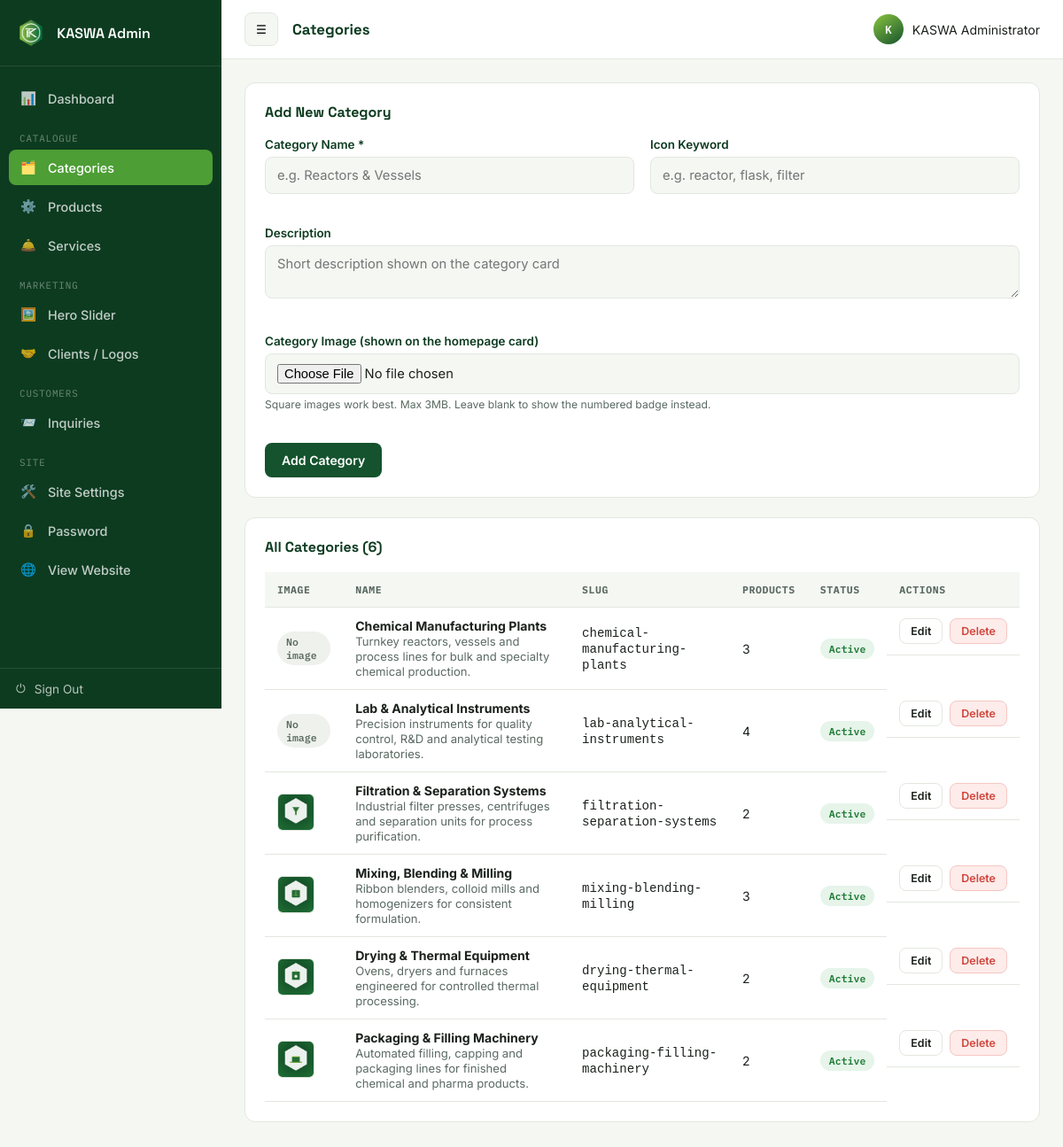
Screenshot of /admin/categories.php (signed in) with the database file from the repository.
### tables this page shows
CREATE TABLE `categories` (
  `id` int(11) NOT NULL,
  `name` varchar(150) NOT NULL,
  `slug` varchar(160) NOT NULL,
  `description` text DEFAULT NULL,
  `icon` varchar(100) DEFAULT 'flask',
  `image` varchar(255) DEFAULT NULL,
  `sort_order` int(11) DEFAULT 0,
  `status` tinyint(1) DEFAULT 1,
  `created_at` timestamp NOT NULL DEFAULT current_timestamp()
);

### admin/categories.php (the view, shortened to what this page needs)
<?php
require_once __DIR__ . '/includes/auth.php';
$categories = $pdo->query("SELECT c.*, (SELECT COUNT(*) FROM products p WHERE p.category_id = c.id) AS product_count
                            FROM categories c ORDER BY c.sort_order ASC")->fetchAll();
require_once __DIR__ . '/includes/page-head.php';
?>
<div class="card">
    <div class="card-head"><h3>Add New Category</h3></div>
    <form method="post" enctype="multipart/form-data">
        <div class="form-grid">
            <div class="form-group"><label>Category Name *</label><input type="text" name="name" required placeholder="e.g. Reactors & Vessels"></div>
            <div class="form-group"><label>Icon Keyword</label><input type="text" name="icon" placeholder="e.g. reactor, flask, filter"></div>
            <div class="form-group full"><label>Description</label><textarea name="description" rows="2" placeholder="Short description shown on the category card"></textarea></div>
            <div class="form-group full">
                <label>Category Image (shown on the homepage card)</label>
                <input type="file" name="image" accept=".jpg,.jpeg,.png,.webp" data-preview="#catImgPreview">
                <p class="hint">Square images work best. Max 3MB. Leave blank to show the numbered badge instead.</p>
            </div>
        </div>
        <div class="form-actions"><button type="submit" name="add_category" class="btn btn-primary">Add Category</button></div>
    </form>
</div>
<div class="card">
    <div class="card-head"><h3>All Categories (<?= count($categories) ?>)</h3></div>
    <?php if (empty($categories)): ?>
        <div class="empty-state"><div class="icon">🗂️</div>No categories yet. Add your first one above.</div>
    <?php else: ?>
    <table class="data-table">
        <thead><tr><th>Image</th><th>Name</th><th>Slug</th><th>Products</th><th>Status</th><th>Actions</th></tr></thead>
        <tbody>
        <?php foreach ($categories as $cat): ?>
            <tr>
                <td>
                    <?php if (!empty($cat['image']) && file_exists(__DIR__ . '/../uploads/categories/' . $cat['image'])): ?>
                        <img class="thumb-sm" src="../uploads/categories/<?= htmlspecialchars($cat['image']) ?>" alt="">
                    <?php else: ?>
                        <span class="badge-pill badge-gray">No image</span>
                    <?php endif; ?>
                </td>
                <td><strong><?= htmlspecialchars($cat['name']) ?></strong><br><span style="color:var(--steel); font-size:0.82rem;"><?= htmlspecialchars($cat['description']) ?></span></td>
                <td><code><?= htmlspecialchars($cat['slug']) ?></code></td>
                <td><?= (int)$cat['product_count'] ?></td>
                <td>
                    <a href="?toggle=<?= $cat['id'] ?>" class="badge-pill <?= $cat['status'] ? 'badge-green' : 'badge-gray' ?>"><?= $cat['status'] ? 'Active' : 'Hidden' ?></a>
                </td>
                <td class="table-actions">
                    <a href="category-edit.php?id=<?= $cat['id'] ?>" class="btn btn-outline btn-sm">Edit</a>
                    <a href="?delete=<?= $cat['id'] ?>" class="btn btn-danger btn-sm" data-confirm="Delete category '<?= htmlspecialchars($cat['name']) ?>'? This cannot be undone.">Delete</a>
                </td>
            </tr>
        <?php endforeach; ?>
        </tbody>
    </table>
    <?php endif; ?>
</div>
<?php require_once __DIR__ . '/includes/page-foot.php'; ?>

### admin/assets/css/admin.css (style rules this page uses)
:root { --forest: #14532d; --forest-dark: #0d3b20; --leaf: #4d9e35; --lime: #8bc53f; --graphite: #1b211c; --paper: #f5f7f3; --steel: #5b6a63; --steel-light: #e2e8de; --white: #ffffff; --danger: #d1453b; --sidebar-w: 250px; --sidebar-w-collapsed: 76px; --font-display: 'Space Grotesk', sans-serif; --font-body: 'Inter', sans-serif; --font-mono: 'IBM Plex Mono', monospace; }
* { box-sizing: border-box; }
body { margin: 0; font-family: var(--font-body); background: var(--paper); color: var(--graphite); }
a { text-decoration: none; color: inherit; }
h1,h2,h3,h4 { font-family: var(--font-display); margin: 0 0 .4em; }
.btn { display: inline-flex; align-items: center; gap: 7px; padding: 10px 18px; border-radius: 8px; font-weight: 600; font-size: 0.88rem; border: 1px solid transparent; cursor: pointer; font-family: var(--font-body); transition: all .15s ease; }
.btn-primary { background: var(--forest); color: var(--white); }
.btn-outline { border-color: var(--steel-light); background: var(--white); color: var(--graphite); }
.btn-danger { background: #fdecea; color: var(--danger); border-color: #f6c6c2; }
.btn-sm { padding: 6px 12px; font-size: 0.78rem; }
.card { background: var(--white); border: 1px solid var(--steel-light); border-radius: 12px; padding: 22px; margin-bottom: 22px; }
.card-head { display: flex; align-items: center; justify-content: space-between; margin-bottom: 18px; flex-wrap: wrap; gap: 10px; }
.card-head h3 { font-size: 1rem; color: var(--forest-dark); margin: 0; }
table.data-table { width: 100%; border-collapse: collapse; font-size: 0.88rem; }
table.data-table th { text-align: left; padding: 12px 14px; background: var(--paper); font-family: var(--font-mono); font-size: 0.72rem; text-transform: uppercase; letter-spacing: 0.05em; color: var(--steel); border-bottom: 1px solid var(--steel-light); }
table.data-table td { padding: 12px 14px; border-bottom: 1px solid var(--steel-light); vertical-align: middle; }
.thumb-sm { width: 42px; height: 42px; border-radius: 6px; object-fit: contain; background: var(--paper); border: 1px solid var(--steel-light); }
.badge-pill { display: inline-block; padding: 4px 10px; border-radius: 20px; font-size: 0.72rem; font-weight: 600; font-family: var(--font-mono); }
.badge-green { background: #e6f4ea; color: #1e7b34; }
.badge-gray { background: #eef1ec; color: var(--steel); }
.table-actions { display: flex; gap: 8px; }
.form-grid { display: grid; grid-template-columns: 1fr 1fr; gap: 18px; }
.form-group { margin-bottom: 18px; }
.form-group.full { grid-column: 1 / -1; }
.form-group label { display: block; font-size: 0.84rem; font-weight: 600; margin-bottom: 6px; color: var(--forest-dark); }
.form-group .hint { font-size: 0.76rem; color: var(--steel); margin-top: 4px; }
.form-group input, .form-group select, .form-group textarea { width: 100%; padding: 11px 13px; border: 1px solid var(--steel-light); border-radius: 8px; font-family: var(--font-body); font-size: 0.92rem; background: var(--paper); }
.form-actions { display: flex; gap: 10px; margin-top: 6px; }

### rows the page displays
categories: shows "No image", name "Chemical Manufacturing Plants", description "Turnkey reactors, vessels and process lines for bulk and specialty chemical production.", slug "chemical-manufacturing-plants", product_count "3", status "Active"
categories: shows "No image", name "Lab & Analytical Instruments", description "Precision instruments for quality control, R&D and analytical testing laboratories.", slug "lab-analytical-instruments", product_count "4", status "Active"
categories: image (picture), name "Filtration & Separation Systems", description "Industrial filter presses, centrifuges and separation units for process purification.", slug "filtration-separation-systems", product_count "2", status "Active"
categories: image (picture), name "Mixing, Blending & Milling", description "Ribbon blenders, colloid mills and homogenizers for consistent formulation.", slug "mixing-blending-milling", product_count "3", status "Active"
categories: image (picture), name "Drying & Thermal Equipment", description "Ovens, dryers and furnaces engineered for controlled thermal processing.", slug "drying-thermal-equipment", product_count "2", status "Active"
categories: image (picture), name "Packaging & Filling Machinery", description "Automated filling, capping and packaging lines for finished chemical and pharma products.", slug "packaging-filling-machinery", product_count "2", status "Active"

### other values shown
$page_title "Categories"
substr(admin_name(), 0, 1) "K"
admin_name() "KASWA Administrator"
count($categories) "6"
